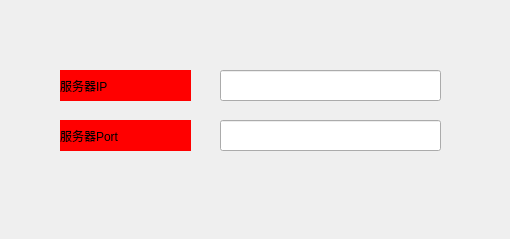
<?xml version="1.0" encoding="UTF-8"?>
<ui version="4.0">
 <class>ServerAddressDialog</class>
 <widget class="QDialog" name="ServerAddressDialog">
  <property name="geometry">
   <rect>
    <x>0</x>
    <y>0</y>
    <width>510</width>
    <height>239</height>
   </rect>
  </property>
  <property name="windowTitle">
   <string>Dialog</string>
  </property>
  <property name="styleSheet">
   <string notr="true">#ServerAddressDialog{
border-image: url(:/image/login/login_bj.jpg);
}</string>
  </property>
  <widget class="QLineEdit" name="ipLineEdit">
   <property name="geometry">
    <rect>
     <x>220</x>
     <y>70</y>
     <width>221</width>
     <height>31</height>
    </rect>
   </property>
   <property name="styleSheet">
    <string notr="true">font: 16pt &quot;微软雅黑&quot;;</string>
   </property>
  </widget>
  <widget class="QLabel" name="label">
   <property name="geometry">
    <rect>
     <x>60</x>
     <y>70</y>
     <width>131</width>
     <height>31</height>
    </rect>
   </property>
   <property name="styleSheet">
    <string notr="true">background-color: rgb(255, 0, 0);
font: 16pt &quot;微软雅黑&quot;;</string>
   </property>
   <property name="text">
    <string>服务器IP</string>
   </property>
  </widget>
  <widget class="QLabel" name="label_2">
   <property name="geometry">
    <rect>
     <x>60</x>
     <y>120</y>
     <width>131</width>
     <height>31</height>
    </rect>
   </property>
   <property name="styleSheet">
    <string notr="true">background-color: rgb(255, 0, 0);
font: 16pt &quot;微软雅黑&quot;;</string>
   </property>
   <property name="text">
    <string>服务器Port</string>
   </property>
  </widget>
  <widget class="QLineEdit" name="portLineEdit">
   <property name="geometry">
    <rect>
     <x>220</x>
     <y>120</y>
     <width>221</width>
     <height>31</height>
    </rect>
   </property>
   <property name="styleSheet">
    <string notr="true">font: 16pt &quot;微软雅黑&quot;;</string>
   </property>
  </widget>
 </widget>
 <resources/>
 <connections/>
</ui>
